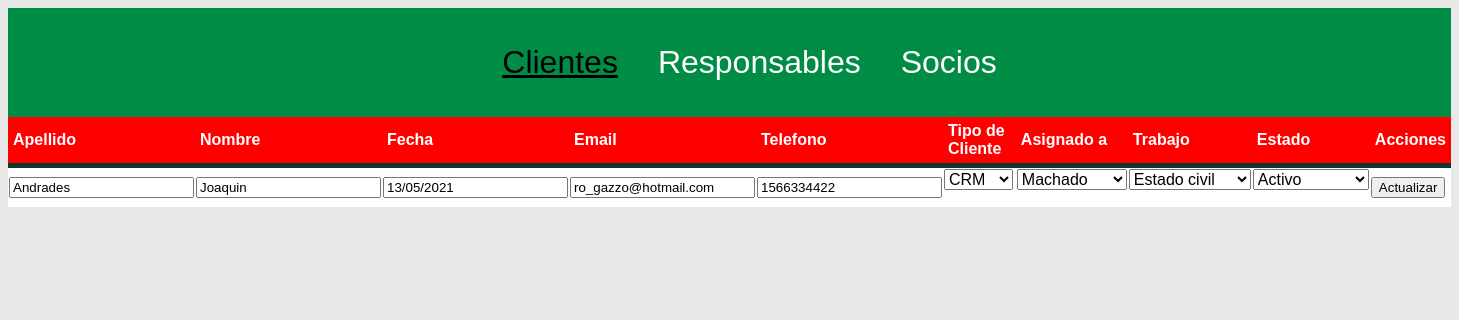
The page /actualizar.php?id=38 on the database its author committed.
### tables this page shows
CREATE TABLE `clientes` (
  `id_cliente` int(11) NOT NULL,
  `apellido` varchar(30) NOT NULL,
  `nombre` varchar(40) NOT NULL,
  `fecha` varchar(10) NOT NULL,
  `email` varchar(40) NOT NULL,
  `telefono` int(16) NOT NULL,
  `tipo_de_cliente` varchar(40) NOT NULL,
  `carpeta` varchar(40) NOT NULL,
  `tipo_trabajo` varchar(150) NOT NULL,
  `estado` varchar(20) NOT NULL
);

### actualizar.php (the view, shortened to what this page needs)
<?php
    include("database.php");
    $id=$_GET["id"];
    $clientes= "SELECT * FROM clientes WHERE id_cliente ='$id'";
    $responsables= "SELECT * FROM responsables ORDER BY responsable";
?>
<!DOCTYPE html>
<html lang="en">
<head>
    <link rel="stylesheet" href="estilos.css">
</head>
<body>
<nav class="menu">
    <ul>
        <li> <a href="#" class="boton_desplegar_clientes" style="text-decoration: underline; color:black;">Clientes</a>
        </li>
        <li><a href="#">Responsables</a></li>
        <li><a href="#">Socios</a> </li>
    </ul>
</nav>
    <div id="main-container">
    <table>
        <thead>
            <tr>
                <th>Apellido</th><th>Nombre</th><th>Fecha</th><th>Email</th><th>Telefono</th><th>Tipo de Cliente</th><th>Asignado a</th><th>Trabajo</th><th>Estado</th><th>Acciones</th>
            </tr>
        </thead>
<?php
    $resultado = mysqli_query($conexion,$clientes);
    while($row=mysqli_fetch_assoc($resultado)){
?>
    <form action="actualizarDB.php" method="post" id="actualizar_cliente">
            <td><input type="text" value="<?php echo $row["apellido"]; ?>" name="apellido" required></td>
            <td><input type="text" value="<?php echo $row["nombre"]; ?>" name="nombre" required></td>
            <td><input type="text" value="<?php echo $row["fecha"]; ?>" name="fecha" required></td>
            <td><input type="text" value="<?php echo $row["email"]; ?>" name="email"></td>
            <td><input type="text" value="<?php echo $row["telefono"]; ?>" name="telefono"></td>
            <td>
                <select name="tipo_de_cliente" id="tipo_de_cliente" form="actualizar_cliente">
                    <option value="<?php echo $row["tipo_de_cliente"]; ?>"><?php echo $row["tipo_de_cliente"]; ?></option>
                </select>
            </td>
            <td>
                <select name="carpeta" id="carpeta" form="actualizar_cliente">
                    <option value="<?php echo $row["carpeta"]; ?>"><?php echo $row["carpeta"]; ?></option>
                    <?php
    $resultado = mysqli_query($conexion,$responsables);
?>
                </select>
            </td>
            <td>
                <select name="tipo_trabajo" id="tipo_trabajo" form="actualizar_cliente">
                    <option value="<?php echo $row["tipo_trabajo"]; ?>"><?php echo $row["tipo_trabajo"]; ?></option>
                </select>
            <td>
                <select name="estado" id="estado" form="actualizar_cliente">
                <option value="<?php echo $row["estado"]; ?>"><?php echo $row["estado"]; ?></option>
                </select>
            </td>
            <td><input type="submit" value="Actualizar"> </td>
</form>
<?php } ?>
    </table>
    </div>
</body>
</html>

### estilos.css (style rules this page uses)
body { font-family: arial, helvetica; background: #e8e8e8; }
.menu { list-style: none; padding: 0; background: rgb(0, 140, 69); text-align: center; margin: auto; }
.menu li a { text-decoration: none; color: white; padding: 20px; display: block; font-size: 2rem; position: relative; }
.boton_desplegar_clientes { text-decoration: none; color: white; padding: 20px; display: block; font-size: 2rem; background: none; border: none; }
.menu ul { list-style: none; text-decoration: none; display: inline-flex; }
#main-container { margin: auto; font-size: 1rem; display: flex; }
table { background-color: white; border-collapse: collapse; width: 100%; }
th { padding: 5px; text-align: left; }
thead { background-color: red; border-bottom: solid 5px #0F362D; color: white; }
td { text-align: left; }
#nuevo_cliente input, select { font-size: 1rem; margin-bottom: 1rem; }

### rows shown on the page
clientes: apellido "Andrades", nombre "Joaquin", fecha "13/05/2021", email "ro_gazzo@hotmail.com", telefono "1566334422", tipo_de_cliente "CRM", carpeta "Machado", tipo_trabajo "Estado civil", estado "Activo"
